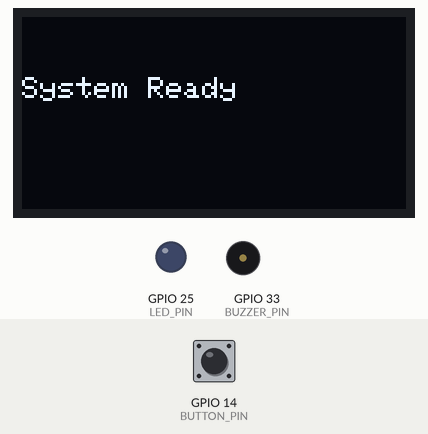
Recording of a program running on a simulated ESP32. Parts: 128×64 one-colour display, output pins drawn as LEDs (lit = HIGH), buzzer (waves = sounding). The test bench sets the inputs (shaded band); at power-on: GPIO 14 (BUTTON_PIN) HIGH.

Above: at 2.2 s.
2.3 s: GPIO 14 (BUTTON_PIN) pulled LOW for 3.2 s
At 6.5 s:
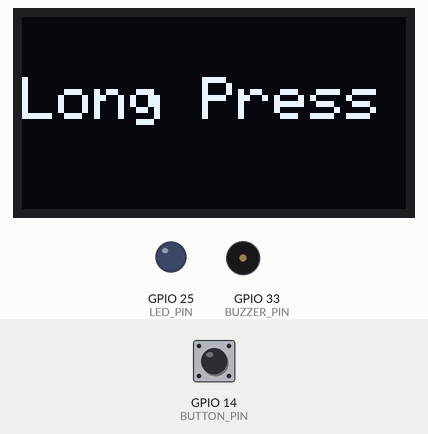
7.4 s: GPIO 14 (BUTTON_PIN) pulled LOW for 0.15 s
At 8.3 s:
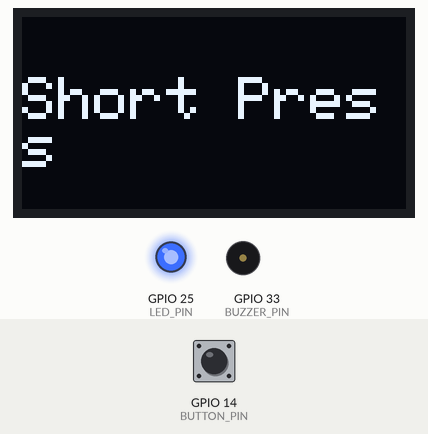
9.0 s: GPIO 14 (BUTTON_PIN) pulled LOW for 3.2 s
At 13.8 s:
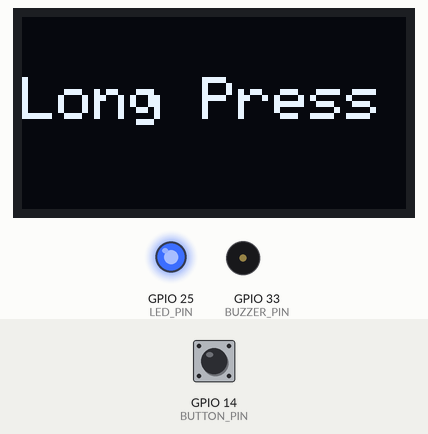
14.1 s: GPIO 14 (BUTTON_PIN) pulled LOW for 1 s
At 15.9 s:
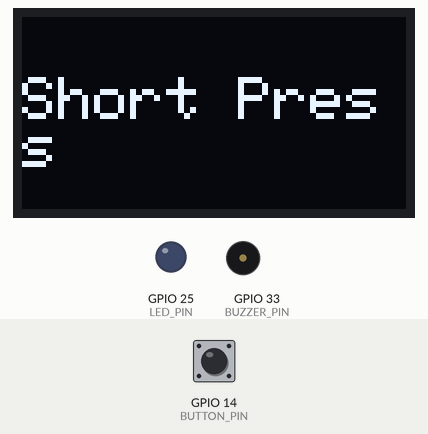
Timing chart, 0 to 17.4 s (numbered marks = the images above; inputs shaded):
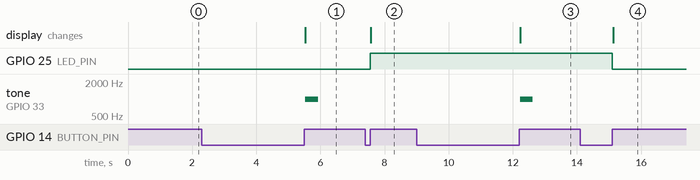

Measured:
- after the input at 2.3 s, tone on GPIO 33 (BUZZER_PIN): silent → 1000 Hz after 3.2 s, → silent 0.40 s later; the display: first differs from a run without the input after 3.2 s (image 1)
- after the input at 7.4 s, GPIO 25 (LED_PIN): LOW → HIGH after 0.15 s; the display: changes after 0.18 s (image 2)
- after the input at 9.0 s, tone on GPIO 33 (BUZZER_PIN): silent → 1000 Hz after 3.2 s, → silent 0.40 s later; the display: first differs from a run without the input after 3.2 s (image 3)
- after the input at 14.1 s, GPIO 25 (LED_PIN): HIGH → LOW after 1.0 s; the display: changes after 1.0 s (image 4)

The program:

main.cpp
```cpp
// Assignment 1 -HomeTask
// Task B — Coding: Use a single button with press-type detection (display the event on the OLED):
// Embedded IoT System Fall-2025

// Name: Abdullah Ahmad
// Reg#: 23-NTU-CS-1241
#include <Wire.h>
#include <Adafruit_GFX.h>
#include <Adafruit_SSD1306.h>

#define SCREEN_WIDTH 128
#define SCREEN_HEIGHT 64
#define OLED_ADDR 0x3C

Adafruit_SSD1306 display(SCREEN_WIDTH, SCREEN_HEIGHT, &Wire, -1);

const int LED_PIN = 25;
const int BUZZER_PIN = 33;
const int BUTTON_PIN = 14;

bool ledState = false;
bool buttonPressed = false;
unsigned long pressStartTime = 0;
const unsigned long longPressDuration = 1500; // 1.5 seconds

void displayMessage(String msg) {
  display.clearDisplay();
  display.setTextSize(2);
  display.setTextColor(SSD1306_WHITE);
  display.setCursor(0, 20);
  display.println(msg);
  display.display();
}

void setup() {
  pinMode(LED_PIN, OUTPUT);
  pinMode(BUZZER_PIN, OUTPUT);
  pinMode(BUTTON_PIN, INPUT_PULLUP);

  if (!display.begin(SSD1306_SWITCHCAPVCC, OLED_ADDR)) {
    while (true);
  }

  display.clearDisplay();
  display.setTextSize(1);
  display.setTextColor(SSD1306_WHITE);
  display.setCursor(0, 20);
  display.println("System Ready");
  display.display();
  delay(1000);
}

void loop() {
  int buttonState = digitalRead(BUTTON_PIN);

  // When button is pressed
  if (buttonState == LOW && !buttonPressed) {
    buttonPressed = true;
    pressStartTime = millis();
  }

  // When button is released
  if (buttonState == HIGH && buttonPressed) {
    unsigned long pressDuration = millis() - pressStartTime;
    buttonPressed = false;

    if (pressDuration > longPressDuration) {
      // Long press action
      displayMessage("Long Press");
      tone(BUZZER_PIN, 1000, 400);
    } else {
      // Short press action
      ledState = !ledState;
      digitalWrite(LED_PIN, ledState);
      displayMessage("Short Press");
    }
  }
}
```
